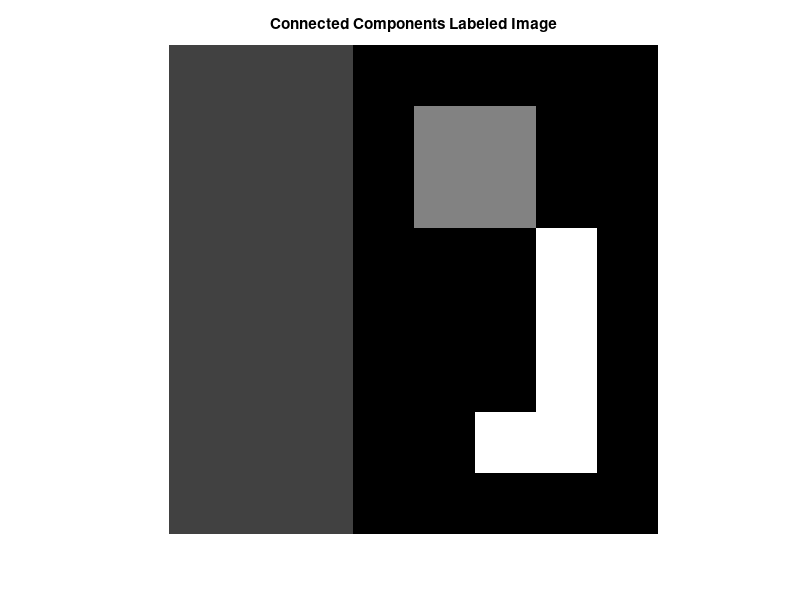

Here is the MATLAB script that generated this plot:
bw = [1 1 1 0 0 0 0 0; % Binary image
      1 1 1 0 1 1 0 0;
      1 1 1 0 1 1 0 0;
      1 1 1 0 0 0 1 0;
      1 1 1 0 0 0 1 0;
      1 1 1 0 0 0 1 0;
      1 1 1 0 0 1 1 0;
      1 1 1 0 0 0 0 0;
     ];

bw_rows = size(bw, 1); % Get the number of rows in the binary image
bw_cols = size(bw, 2); % Get the number of columns in the binary image
labels = zeros(bw_rows, bw_cols); % Initialize matrix for labels
label_no = 0; % Initialize label counter
equivalence_pairs = []; % Initialize matrix to store equivalence pairs
equ_row = 0; % Initialize row counter for equivalence pairs matrix

% First pass to assign labels
for col = 1:bw_cols
    for row = 1:bw_rows
        p = bw(row, col); % get pixel value
        if p == 0
            continue
        else % when pixel value is 1
            if (row ~= 1) && (col ~= 1) % Exclude 1st row, 1st column
                top = bw(row-1, col);
                left = bw(row, col-1);

                top_lb = labels(row-1, col);
                left_lb = labels(row, col-1);

                if (top == 0) && (left == 0)
                    label_no = label_no + 1;
                    labels(row, col) = label_no;

                elseif ((top == 0) && (left ~= 0)) || ((top ~= 0) && (left == 0)) % Either of the neighbors is 1
                    if (top == 1)
                        labels(row, col) = top_lb;
                    else
                        labels(row, col) = left_lb;
                    end

                else % Both neighbors are 1's
                    if top_lb == left_lb
                        labels(row, col) = top_lb;
                    else
                        labels(row, col) = left_lb;
                        equ_row = equ_row + 1;
                        equivalence_pairs(equ_row, 1) = top_lb;
                        equivalence_pairs(equ_row, 2) = left_lb;
                    end
                end

            elseif (row == 1 && col ~= 1) % Operates 1st row elements except 1st column element
                left = bw(row, col-1);
                left_lb = labels(row, col-1);

                if (left == 0)
                    label_no = label_no + 1;
                    labels(row, col) = label_no;
                else
                    labels(row, col) = left_lb;
                end

            elseif (row ~= 1 && col == 1) % Operates 1st column elements except 1st row element
                top = bw(row-1, col);
                top_lb = labels(row-1, col);

                if (top == 0)
                    label_no = label_no + 1;
                    labels(row, col) = label_no;
                else
                    labels(row, col) = top_lb;
                end

            else % Operates on the first element.
                label_no = label_no + 1;
                labels(row, col) = label_no;
            end
        end
    end
end

% Processing equivalence pairs to form equivalence classes
labels
equivalence_pairs
equivalence_classes = equivalence_pairs(1, :);
e_row = 1;

[rows, cols] = size(equivalence_pairs);
for i = 2:rows
    for j = 1:cols
        new_class_row = 0;
        [class_rows, class_cols] = size(equivalence_classes);
        for k = 1:class_rows
            for m = 1:class_cols
                if (equivalence_pairs(i, j) == equivalence_classes(k, m))
                    new_class_row = 1;
                    count = 1;
                    class_cols = size(equivalence_classes, 2);
                    for n = 1:class_cols
                        equi_val = equivalence_pairs(i, n);
                        if (equivalence_pairs(i, j) ~= equi_val)
                            equivalence_classes(k, class_cols+count) = equi_val;
                            count = count + 1;
                        end
                    end
                    break
                end
            end
        end
        if (j == size(equivalence_pairs, 2) && new_class_row ~= 1)
            e_row = e_row + 1;
            equivalence_classes(e_row, 1:cols) = equivalence_pairs(i, 1:cols);
        end
    end
end

equivalence_classes

% Second pass to replace each label by the label assigned to its
% equivalence classes.

[class_rows, class_cols] = size(equivalence_classes);

for col = 1:bw_cols
    for row = 1:bw_rows
        if labels(row, col) ~= 0
            for i = 1:class_rows
                for j = 1:class_cols
                    if labels(row, col) == equivalence_classes(i, j)
                        labels(row, col) = max(equivalence_classes(i, :));
                    end
                end
            end
        end
    end
end

% Display the output and the labeled image
disp('Labels:');
disp(labels);

% Display the labeled image with increased size
figure;
imshow(labels, 'DisplayRange', [0 max(labels(:))], 'InitialMagnification', 'fit');
title('Connected Components Labeled Image');
